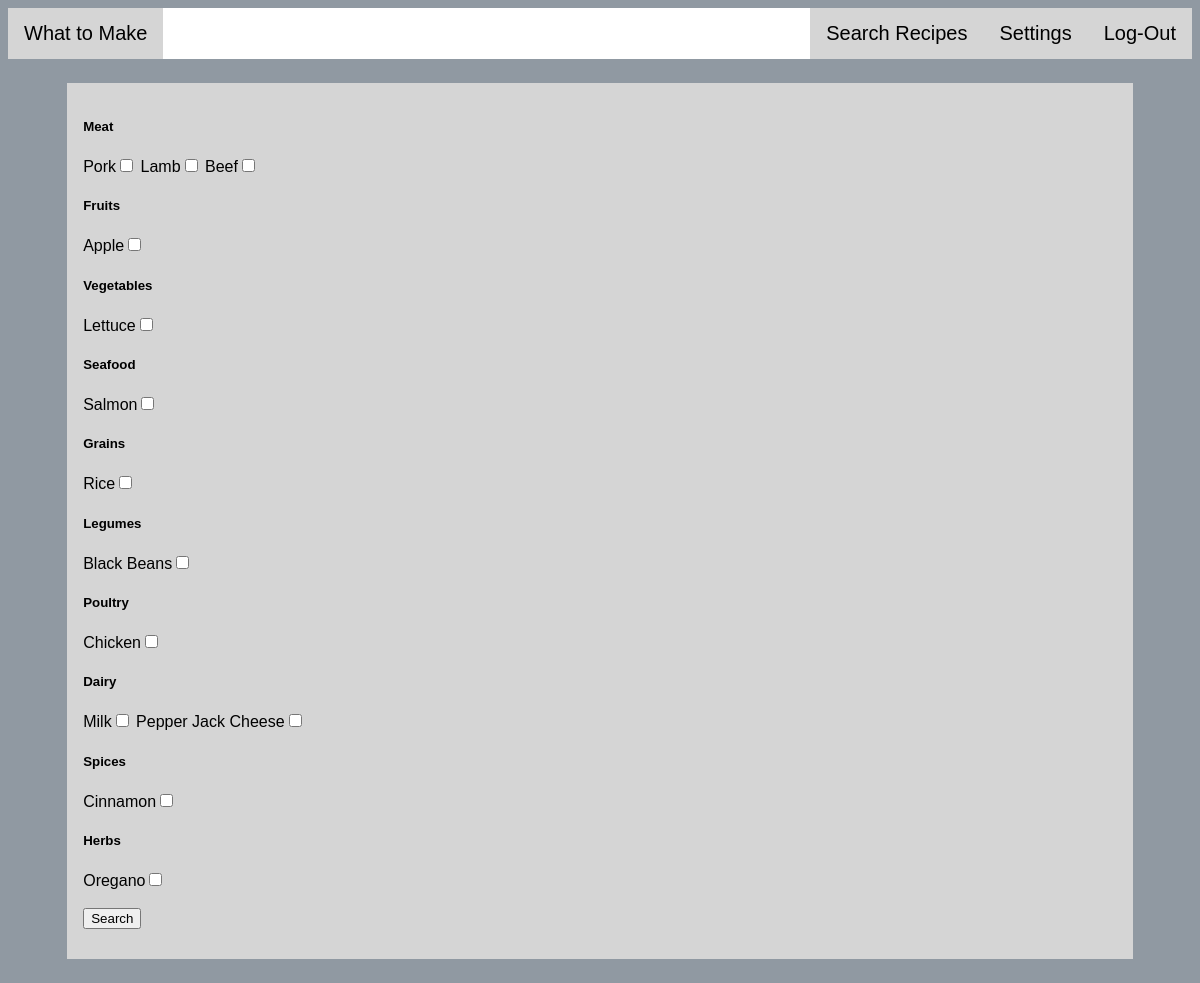
Screenshot of /search/query/ (signed in) with the database file from the repository.
### search/models.py (models this page shows)
class Ing_Type(models.Model):
    name = models.CharField(max_length=10)
    def __str__(self):
        return self.name

class Ingredient(models.Model):
    name = models.CharField(max_length=20)
    ing_type = models.ForeignKey(Ing_Type, on_delete=models.CASCADE)
    cost = models.PositiveSmallIntegerField()
    def __str__(self):
        return self.name

### search/views.py (the view)
def query(request):
    if request.user.is_authenticated():
        user = request.user
        for profile in Profile.objects.all():
            if profile.user == user:
                user_profile = profile
        block_list = user_profile.blocked.all()
        template = loader.get_template('search/search.html')
        type_list = Ing_Type.objects.all()
        ingredient_list = Ingredient.objects.all()
        context ={
            'block_list': block_list,
            'type_list': type_list,
            'ingredient_list': ingredient_list
        }
        return HttpResponse(template.render(context,request))
    else:
        return redirect('index')

### search/templates/search/search.html (shortened to what this page needs)
{% load static %}
<html class='page'>
    <head>
        <link rel="stylesheet" type="text/css" href="{% static 'search/style.css' %}" />
    </head>
    <body>
        <div class='navbar'>
            <a href="{% url 'profile' %}" id='profLink'>What to Make</a>
            <a href="{% url 'logout_view' %}">Log-Out</a>
            <a href="{% url 'edit_profile' %}">Settings</a>
            <a href="{% url 'query' %}">Search Recipes</a>
        </div>
        <div class='content'>
            <form action="/search/result/" method="POST">
                {% for ing_type in type_list %}
                    <h5>{{ ing_type }}</h5>
                    {% for ing in ingredient_list %}
                        {% if ing.ing_type == ing_type and ing not in block_list%}
                            {{ ing }}<input type="checkbox" name="ing_list[]" value={{ ing }}>
                        {% endif %}
                    {% endfor %}
                {% endfor %}
                <br><br><button type="submit">Search</button><br>
            </form>
        </div>
    </body>
</html>

### search/static/search/style.css (style rules this page uses)
.page { background: #9099a2 url("images/background2.jpg") no-repeat center fixed; background-size: cover; font-family: Arial, Helvetica, sans-serif; }
.navbar { background-color: #FFF; overflow: hidden; font-family: Arial, Helvetica, sans-serif; font-size: 20px; }
#profLink { float: left; display: block-inline; }
.navbar a { float: right; display: block; color: #000; text-align: center; padding: 14px 16px; text-decoration: none; background-color: #d5d5d5; }
.content { background-color: #d5d5d5; margin-top: 2%; margin-bottom: 2%; margin-left: 5%; margin-right: 5%; padding: 14px 16px; }

### rows the page displays
Ing_Type: name "Meat"
Ingredient: name "Pork"
Ingredient: name "Lamb"
Ingredient: name "Beef"
Ing_Type: name "Fruits"
Ingredient: name "Apple"
Ing_Type: name "Vegetables"
Ingredient: name "Lettuce"
Ing_Type: name "Seafood"
Ingredient: name "Salmon"
Ing_Type: name "Grains"
Ingredient: name "Rice"
Ing_Type: name "Legumes"
Ingredient: name "Black Beans"
Ing_Type: name "Poultry"
Ingredient: name "Chicken"
Ing_Type: name "Dairy"
Ingredient: name "Milk"
Ingredient: name "Pepper Jack Cheese"
Ing_Type: name "Spices"
Ingredient: name "Cinnamon"
Ing_Type: name "Herbs"
Ingredient: name "Oregano"
